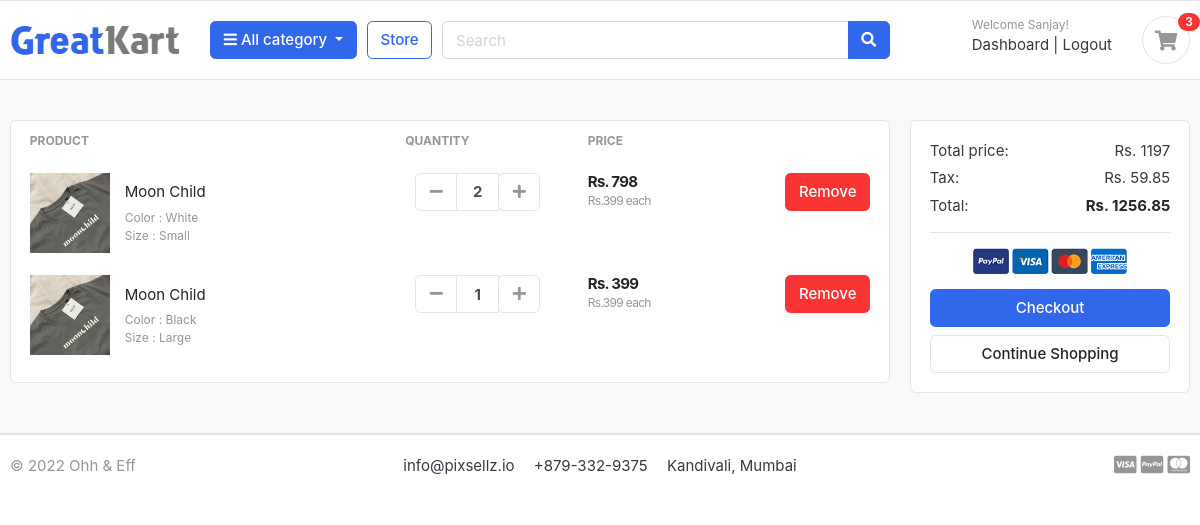
The page /cart/ (signed in) on the database as committed earlier.
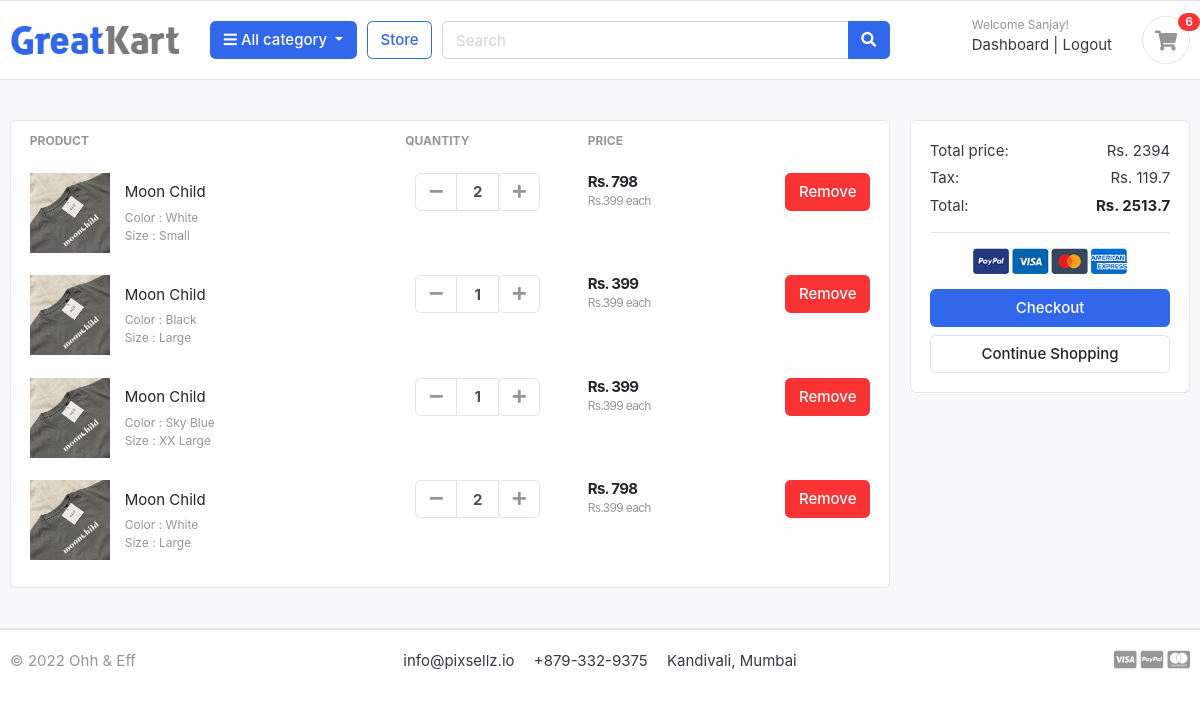
The same page on the database as committed later.
### accounts/models.py (models this page shows, shortened)
class Account(AbstractBaseUser):
    first_name      = models.CharField(max_length=50)
    last_name       = models.CharField(max_length=50)
    username        = models.CharField(max_length=50, unique=True)
    email           = models.EmailField(max_length=100, unique=True)
    phone_number    = models.CharField(max_length=50)
    date_joined     = models.DateTimeField(auto_now_add=True)
    last_login      = models.DateTimeField(auto_now_add=True)
    is_admin        = models.BooleanField(default=False)
    is_staff        = models.BooleanField(default=False)
    is_active       = models.BooleanField(default=False)
    is_superadmin   = models.BooleanField(default=False)
    USERNAME_FIELD = 'email'
    REQUIRED_FIELDS = ['username', 'first_name', 'last_name']
    objects = MyAccountManager()

### carts/models.py (models this page shows, shortened)
class CartItem(models.Model):
    user = models.ForeignKey(Account, on_delete=models.CASCADE, null=True)
    product = models.ForeignKey(Product, on_delete=models.CASCADE)
    variations = models.ManyToManyField(Variation, blank=True)
    cart = models.ForeignKey(Cart, on_delete=models.CASCADE, null=True)
    quantity = models.IntegerField()
    is_active = models.BooleanField(default=True)
    def sub_total(self):
        return self.product.price * self.quantity

### store/models.py (models this page shows, shortened)
class Product(models.Model):
    product_name = models.CharField(max_length=200, unique=True)
    slug = models.SlugField(max_length=200, unique=True)
    product_description = models.TextField(max_length=200, blank=True)
    price = models.IntegerField()
    images = models.ImageField(upload_to = 'photos/products')
    stock = models.IntegerField()
    is_available = models.BooleanField(default=True)
    created_date = models.DateTimeField(auto_now_add=True)
    modified_date = models.DateTimeField(auto_now=True)
    category = models.ForeignKey(Category, on_delete=models.CASCADE)
    def get_url(self):
        return reverse('product_detail', args=[self.category.slug, self.slug])

class Variation(models.Model):
    product = models.ForeignKey(Product, on_delete=models.CASCADE)
    variation_category = models.CharField(max_length=100, choices=variation_category_choice)
    variation_value =models.CharField(max_length=100)
    is_active = models.BooleanField(default=True)
    created_date = models.DateTimeField(auto_now=True)
    objects = VariationManager()

### carts/views.py (the view)
# urls.py: path('', views.cart, name='cart'),
def cart(request, total = 0, quantity = 0,grand_total = 0,tax=0, cart_items = None):
    try:
        if request.user.is_authenticated:
            cart_items = CartItem.objects.filter(user=request.user, is_active=True)
        else:
            cart = Cart.objects.get(cart_id = _cart_id(request))
            cart_items = CartItem.objects.filter(cart=cart, is_active=True)
        for cart_item in cart_items:
            total += (cart_item.product.price * cart_item.quantity)
            quantity += cart_item.quantity
        tax = (5 *  total)/100
        grand_total = tax + total
    except ObjectDoesNotExist:
        pass
    context = {
        'total' : total,
        'quantity' : quantity,
        'cart_items' : cart_items,
        'grand_total' : grand_total,
        'tax' : tax
    }
    return render(request, 'store/cart.html', context=context)

### carts/context_processors.py (called while the page is built)
def counter(request, cart_count = 0):
    if 'admin' in request.path:
        return {}
    else:
        try:
            cart = Cart.objects.filter(cart_id = _cart_id(request))
            if request.user.is_authenticated:
                cart_items = CartItem.objects.all().filter(user=request.user)
            else:
                cart_items = CartItem.objects.all().filter(cart=cart[:1])
            for cart_item in cart_items:
                cart_count += cart_item.quantity
        except Cart.DoesNotExist:
            cart_count = 0
    return dict(cart_count=cart_count)

### carts/views.py (called while the page is built)
def _cart_id(request):
    cart = request.session.session_key
    if not cart:
        cart = request.session.create()
    return cart

### category/context_processors.py (called while the page is built)
def menu_links(request):
    links = Category.objects.all()
    return dict(links = links)

### category/models.py (called while the page is built)
    def get_url(self):
        return reverse('products_by_category', args=[self.slug])

### templates/store/cart.html (shortened to what this page needs)
{% extends 'base.html' %}
{% load static %}
{% block content %}
<section class="section-content padding-y bg">
    <div class="container">
    {% if not cart_items %}
        <h2 class="text-center">Your Shopping Cart Is Empty!!</h2>
        <br>
        <div class="text-center">
            <a href="{% url 'store' %}"class="btn btn-primary">Continue Shopping</a>
        </div>
    {% else %}
    <div class="row">
        <aside class="col-lg-9">
    <div class="card">
    <table class="table table-borderless table-shopping-cart">
    <thead class="text-muted">
    <tr class="small text-uppercase">
      <th scope="col">Product</th>
      <th scope="col" width="120">Quantity</th>
      <th scope="col" width="120">Price</th>
      <th scope="col" class="text-right" width="200"> </th>
    </tr>
    </thead>
    <tbody>
    {% for cart_item in cart_items %}
    <tr>
        <td>
            <figure class="itemside align-items-center">
                <div class="aside"><img src="{{cart_item.product.images.url}}" class="img-sm"></div>
                <figcaption class="info">
                    <a href="{{ cart_item.product.get_url }}" class="title text-dark">{{cart_item.product.product_name | capfirst}}</a>
                    <p class="text-muted small">
                        {% if cart_item.variations.all %}
                            {% for item in cart_item.variations.all %}
                                {{ item.variation_category | capfirst }} : {{ item.variation_value | capfirst }} <br>
                            {% endfor %}
                        {% endif %}
                    </p>
                </figcaption>
            </figure>
        </td>
        <td>
                        <div class="col">
                            <div class="input-group input-spinner">
                                <div class="input-group-prepend">
                                    <a href="{% url 'remove_cart' cart_item.product.id cart_item.id %}" class="btn btn-light" type="button" id="button-plus"> <i class="fa fa-minus"></i> </a>
                                </div>
                                <input type="text" class="form-control"  value="{{ cart_item.quantity }}">
                                <div class="input-group-append">
                                    <form action="{% url 'add_cart' cart_item.product.id %}" method="POST">
                                        <button class="btn btn-light" type="submit" id="button-minus"> <i class="fa fa-plus"></i> </button>
                                    </form>
                                </div>
                            </div>
                        </div>
        </td>
        <td>
            <div class="price-wrap">
                <var class="price">Rs. {{ cart_item.sub_total }}</var>
                <small class="text-muted">Rs.{{cart_item.product.price}} each </small>
            </div>
        </td>
        <td class="text-right">
        <a href="{% url 'remove_cart_item' cart_item.product.id cart_item.id %}" onclick="return confirm('Are you sure you want to delete this item?') " class="btn btn-danger"> Remove</a>
        </td>
    </tr>
    {% endfor %}
    </tbody>
    </table>
    </div>
        </aside>
        <aside class="col-lg-3">
            <div class="card">
            <div class="card-body">
                <dl class="dlist-align">
                  <dt>Total price:</dt>
                  <dd class="text-right">Rs. {{total}}</dd>
                </dl>
                <dl class="dlist-align">
                  <dt>Tax:</dt>
                  <dd class="text-right">Rs. {{tax}}</dd>
                </dl>
                <dl class="dlist-align">
                  <dt>Total:</dt>
                  <dd class="text-right text-dark b"><strong>Rs. {{grand_total}}</strong></dd>
                </dl>
                <hr>
                <p class="text-center mb-3">
                    <img src="{% static './images/misc/payments.png'%}" height="26">
                </p>
                <a href="{% url 'checkout' %}" class="btn btn-primary btn-block"> Checkout </a>
                <a href="./store.html" class="btn btn-light btn-block">Continue Shopping</a>
            </div>
            </div>
    </aside>
    </div>
    {% endif %}
    </div>
    </section>
{% endblock %}

### templates/base.html (shortened to what this page needs)
{% load static %}
<!DOCTYPE HTML>
<html lang="en">
<head>
<link href="{% static 'css/bootstrap.css'%}" rel="stylesheet" type="text/css"/>
<link href="{% static 'fonts/fontawesome/css/all.min.css'%}" type="text/css" rel="stylesheet">
<link href="{% static 'css/ui.css'%}" rel="stylesheet" type="text/css"/>
<link href="{% static 'css/responsive.css'%}" rel="stylesheet" media="only screen and (max-width: 1200px)" />
</head>
<body>
{% include 'includes/navbar.html' %}
{% block content%}{% endblock %}
{% include 'includes/footer.html' %}

### templates/includes/navbar.html (shortened to what this page needs)
{% load static %}
<header class="section-header">
    <section class="header-main border-bottom">
        <div class="container">
    <div class="row align-items-center">
        <div class="col-lg-2 col-md-3 col-6">
            <a href="/" class="brand-wrap">
                <img class="logo" src="{%static './images/logo.png'%}">
            </a>
        </div>
        <div class="col-lg col-sm col-md col-6 flex-grow-0">
            <div class="category-wrap dropdown d-inline-block float-right">
                <button type="button" class="btn btn-primary dropdown-toggle" data-toggle="dropdown">
                    <i class="fa fa-bars"></i> All category
                </button>
            </div>
        </div>
        <a href="{% url 'store' %}" class="btn btn-outline-primary">Store</a>
        <div class="col-lg  col-md-6 col-sm-12 col">
            <form action="{% url 'search' %}" class="search" method='GET'>
                <div class="input-group w-100">
                    <input type="text" class="form-control" style="width:60%;" placeholder="Search" name="keyword">
                    <div class="input-group-append">
                      <button class="btn btn-primary" type="submit">
                        <i class="fa fa-search"></i>
                      </button>
                    </div>
                </div>
            </form>
        </div>
        <div class="col-lg-3 col-sm-6 col-8 order-2 order-lg-3">
                    <div class="d-flex justify-content-end mb-3 mb-lg-0">
                        {% if user.id is None %}
                            <div class="widget-header">
                                <small class="title text-muted">Welcome guest!</small>
                                <div>
                                    <a href="{% url 'login' %}">Sign in</a> <span class="dark-transp"> | </span>
                                    <a href="{% url 'register' %}"> Register</a>
                                </div>
                            </div>
                        {% else %}
                            <div class="widget-header">
                                <small class="title text-muted">Welcome {{user.first_name | capfirst}}!</small>
                                <div>
                                    <a href="{% url 'dashboard' %}">Dashboard</a> <span class="dark-transp"> | </span>
                                    <a href="{% url 'logout' %}"> Logout</a>
                                </div>
                            </div>
                        {% endif %}
                        <a href="{% url 'cart' %}" class="widget-header pl-3 ml-3">
                            <div class="icon icon-sm rounded-circle border"><i class="fa fa-shopping-cart"></i></div>
                            <span class="badge badge-pill badge-danger notify">{{cart_count}}</span>
                        </a>
                    </div>
                </div>
    </div>
        </div>
    </section>
    </header>

### templates/includes/footer.html
{% load static %}
<footer class="section-footer border-top">
	<div class="container">
		<section class="footer-bottom border-top row">
			<div class="col-md-2">
				<p class="text-muted"> &copy 2022 Ohh & Eff </p>
			</div>
			<div class="col-md-8 text-md-center">
				<span  class="px-2">info@pixsellz.io</span>
				<span  class="px-2">+879-332-9375</span>
				<span  class="px-2">Kandivali, Mumbai</span>
			</div>
			<div class="col-md-2 text-md-right text-muted">
				<i class="fab fa-lg fa-cc-visa"></i>
				<i class="fab fa-lg fa-cc-paypal"></i>
				<i class="fab fa-lg fa-cc-mastercard"></i>
			</div>
		</section>
	</div>
</footer>

### e_commerce/static/css/ui.css (style rules this page uses)
html { font-family: "Inter", sans-serif; font-size: 15px; }
.price-wrap { letter-spacing: -0.7px; }
.icon-xs, .icon-sm, .icon-md, .icon-lg { display: inline-block; text-align: center; flex-shrink: 0; flex-grow: 0; }
.icon-sm { width: 48px; height: 48px; line-height: 48px !important; font-size: 20px; }
.img-xs, .img-sm, .img-md, .img-lg { -o-object-fit: cover; object-fit: cover; flex-shrink: 0; flex-grow: 0; }
.img-sm { width: 80px; height: 80px; }
.padding-y { padding-top: 40px; padding-bottom: 40px; }
var { font-style: normal; }
figure { margin-bottom: 0; }
.bg { background-color: #f8f9fa; }
.b { font-weight: 600; }
p:last-child { margin-bottom: 0; }
.header-main { position: relative; padding-top: 1rem; padding-bottom: 1rem; }
.brand-wrap .logo, .navbar-brand .logo { margin-right: 7px; max-height: 42px; display: inline-block; }
.widget-header { display: inline-block; vertical-align: middle; position: relative; }
.widget-header a { color: #343a40; }
.widget-header i { color: #969696; }
.widget-header .title { display: block; }
.widget-header .notify { position: absolute; top: -3px; right: -10px; }
.footer-bottom { padding-top: 20px; padding-bottom: 20px; }
.btn-light { background-color: #fff; border-color: #e4e4e4; }
.btn-light i { color: #969696; }
.itemside { position: relative; display: flex; width: 100%; }
.itemside .aside { position: relative; flex-shrink: 0; }
.itemside .info { padding-left: 15px; padding-right: 7px; }
.itemside p { margin-bottom: 0; }
.itemside .title { display: block; margin-bottom: 5px; color: #212529; }
[class*=dlist-] { margin-bottom: 5px; }
[class*=dlist-] dd { margin-bottom: 0; }
.dlist-align { display: flex; }
.dlist-align dt { width: 150px; word-wrap: break-word; font-weight: normal; }
.dlist-align dd { flex-grow: 1; }
.notify { position: absolute; top: -4px; right: -10px; display: inline-block; padding: 0.25em 0.6em; font-size: 12px; line-height: 1; text-align: center; border-radius: 3rem; color: #fff; background-color: #fa3434; }
.price { font-weight: 600; color: #212529; }
.input-spinner { width: 125px; flex-wrap: nowrap; display: inline-flex; vertical-align: middle; }
.input-spinner input.form-control { text-align: center; max-width: 46px; font-weight: bold; flex-basis: 46px; border-color: #e4e4e4; flex-grow: 0; }
.input-spinner .btn { width: 42px; text-align: center; padding-left: 0.5rem; padding-right: 0.5rem; }
.table-shopping-cart.table td, .table-shopping-cart.table th { padding-left: 1.25rem; padding-right: 1.25rem; }
.table-shopping-cart .price-wrap { line-height: 1.2; }
.table-shopping-cart .price { font-weight: bold; margin-right: 5px; display: block; }

Rows that differ between the two databases and show on the page:
added CartItem: product.images (picture), product.product_name "Moon Child", quantity "1", sub_total "399", product.price "399"
now on this page (row unchanged): Variation: variation_category "Color", variation_value "Sky Blue", shown under "Moon Child"
now on this page (row unchanged): Variation: variation_category "Size", variation_value "XX Large", shown under "Moon Child"
added CartItem: product.images (picture), product.product_name "Moon Child", quantity "2", sub_total "798", product.price "399", Variation (variation_category "Color", variation_value "White"), Variation (variation_category "Size", variation_value "Large")
Other text that changed with them:
{{ cart_count }}: "3" → "6"
{{ total }}: "1197" → "2394"
{{ tax }}: "59.85" → "119.7"
{{ grand_total }}: "1256.85" → "2513.7"
